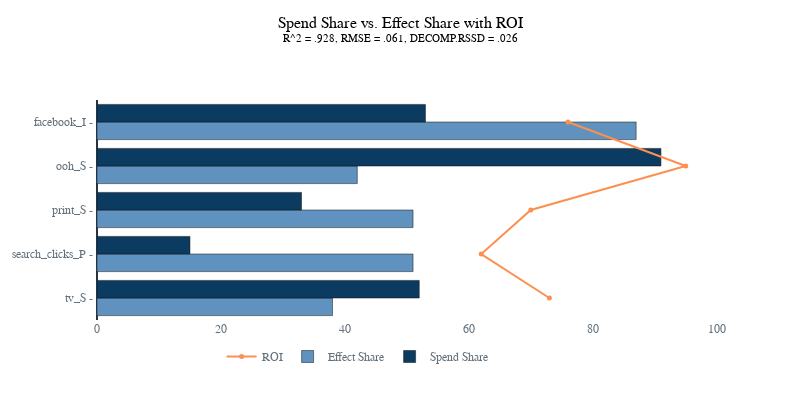

Here is the notebook cell this chart was saved with:
### Code cell
import plotly.graph_objects as go

categories = ['tv_S - ', 'search_clicks_P - ', 'print_S - ', 'ooh_S - ', 'facebook_I - ']
Spend_Share = [52,15,33,91,53]
Effect_Share = [38,51,51,42,87]
Total_ROI = [73,62,70,95,76]

fig = go.Figure()

fig.add_trace(
    go.Line(
        orientation = "h",
        x=Total_ROI,
        y=categories,
        marker_size = 5,
        marker_color='rgb(253, 144, 81)',
        name='ROI',
    ))

fig.add_trace(
    go.Bar(
        orientation = "h",
        x=Effect_Share,
        y=categories,
        marker_color='rgb(95, 146, 191)',
        name='Effect Share'
    ))

fig.add_trace(
    go.Bar(
        orientation = "h",
        x=Spend_Share,
        y=categories,
        marker_color='rgb(11, 59, 96)',
        name='Spend Share'
    ))

fig.update_layout(legend=dict(yanchor="top", y=-.1, xanchor="left", x=0.2, orientation='h'),
                  title=dict(text="This is my title",
                             x=0.5, y=0.93,
                             font_family="Raleway",
                             font_size=16,
                             font_color="black"),
                  font_family="Raleway",
                  font_size=12,
                  paper_bgcolor='white',
                  plot_bgcolor = 'white',
                  title_x = .5,
                  title_text = "Spend Share vs. Effect Share with ROI"
                          "<br><sup>R^2 = .928, RMSE = .061, DECOMP.RSSD = .026<sup>",
                  showlegend = True,
                  height = 400,
                  width = 800,
                  # waterfallgroupgap = 0.0,
                  font_color='rgb(99, 112, 122)')

fig.update_yaxes(showline=False, linewidth=2, linecolor='grey', gridcolor='grey')
fig.update_xaxes(showgrid=False)
fig.update_yaxes(showgrid=False,showline = False, linecolor = '#000')

fig.show()

# fig.write_image('images/share_v_effect.png')

### Figure 1 — Plotly figure (JSON) as saved in the notebook; plotly's stock layout.template omitted (floating-point values rounded to 4 significant figures)
{"data": [{"name": "ROI", "orientation": "h", "x": [73, 62, 70, 95, 76], "y": ["tv_S - ", "search_clicks_P - ", "print_S - ", "ooh_S - ", "facebook_I - "], "type": "scatter", "marker": {"size": 5, "color": "rgb(253, 144, 81)"}}, {"marker": {"color": "rgb(95, 146, 191)"}, "name": "Effect Share", "orientation": "h", "x": [38, 51, 51, 42, 87], "y": ["tv_S - ", "search_clicks_P - ", "print_S - ", "ooh_S - ", "facebook_I - "], "type": "bar"}, {"marker": {"color": "rgb(11, 59, 96)"}, "name": "Spend Share", "orientation": "h", "x": [52, 15, 33, 91, 53], "y": ["tv_S - ", "search_clicks_P - ", "print_S - ", "ooh_S - ", "facebook_I - "], "type": "bar"}], "layout": {"legend": {"yanchor": "top", "y": -0.1, "xanchor": "left", "x": 0.2, "orientation": "h"}, "title": {"font": {"family": "Raleway", "size": 16, "color": "black"}, "text": "Spend Share vs. Effect Share with ROI<br><sup>R^2 = .928, RMSE = .061, DECOMP.RSSD = .026<sup>", "x": 0.5, "y": 0.93}, "font": {"family": "Raleway", "size": 12, "color": "rgb(99, 112, 122)"}, "paper_bgcolor": "white", "plot_bgcolor": "white", "showlegend": true, "height": 400, "width": 800, "yaxis": {"showline": false, "linewidth": 2, "linecolor": "#000", "gridcolor": "grey", "showgrid": false}, "xaxis": {"showgrid": false}}}
